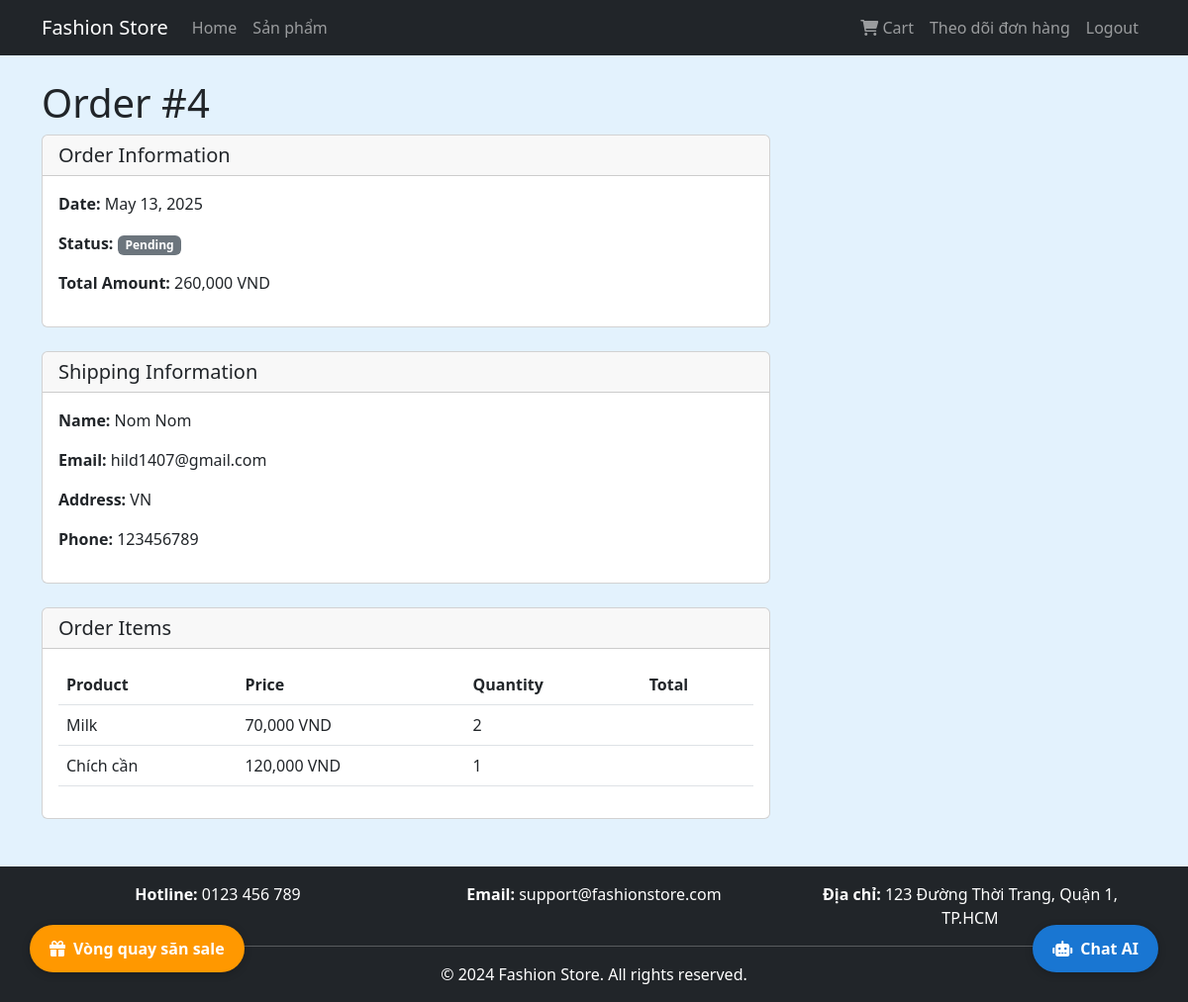
The page /order/4/ (signed in) on the database its author committed.
### store/models.py (models this page shows, shortened)
class Category(models.Model):
    name = models.CharField(max_length=100)
    slug = models.SlugField(unique=True)
    class Meta:
        verbose_name_plural = 'Categories'

class Order(models.Model):
    STATUS_CHOICES = (
        ('pending', 'Pending'),
        ('processing', 'Processing'),
        ('shipped', 'Shipped'),
        ('delivered', 'Delivered'),
    )
    user = models.ForeignKey(User, on_delete=models.CASCADE)
    full_name = models.CharField(max_length=100)
    email = models.EmailField()
    address = models.CharField(max_length=250)
    phone = models.CharField(max_length=20)
    created = models.DateTimeField(auto_now_add=True)
    updated = models.DateTimeField(auto_now=True)
    status = models.CharField(max_length=20, choices=STATUS_CHOICES, default='pending')
    total_amount = models.DecimalField(max_digits=10, decimal_places=2)
    class Meta:
        ordering = ('-created',)

class OrderItem(models.Model):
    order = models.ForeignKey(Order, on_delete=models.CASCADE, related_name='items')
    product = models.ForeignKey(Product, on_delete=models.CASCADE)
    price = models.DecimalField(max_digits=10, decimal_places=2)
    quantity = models.PositiveIntegerField(default=1)

class Product(models.Model):
    category = models.ForeignKey(Category, on_delete=models.CASCADE, related_name='products')
    name = models.CharField(max_length=200)
    slug = models.SlugField(unique=True)
    description = models.TextField()
    price = models.DecimalField(max_digits=10, decimal_places=2)
    discount_price = models.DecimalField(max_digits=10, decimal_places=2, null=True, blank=True)
    image = models.ImageField(upload_to='products/')
    stock = models.IntegerField()
    available = models.BooleanField(default=True)
    created = models.DateTimeField(auto_now_add=True)
    updated = models.DateTimeField(auto_now=True)
    class Meta:
        ordering = ('-created',)

### store/views.py (the view)
# urls.py: path('order/<int:order_id>/', views.order_detail, name='order_detail'),
@login_required
def order_detail(request, order_id):
    order = get_object_or_404(Order, id=order_id, user=request.user)
    context = {'order': order}
    context.update(get_discount_context(request))
    return render(request, 'store/order/detail.html', context)

### store/context_processors.py (called while the page is built)
def categories(request):
    return {'categories': Category.objects.all()}

def discount_info(request):
    discount_code = request.session.get('discount_code')
    valid_codes = {
        'SALE10': 10,
        'SALE20': 20,
        'SALE30': 30,
        'SALE50': 50,
    }
    discount_percent = valid_codes.get(discount_code, 0) if discount_code else 0
    return {'discount_code': discount_code, 'discount_percent': discount_percent}

### store/templatetags/store_extras.py (called while the page is built)
@register.filter
def currency(value):
    try:
        return f"{int(value):,} VND".replace(",", ",")
    except (ValueError, TypeError):
        return value

### store/views.py (called while the page is built)
def get_discount_context(request):
    discount_code = request.session.get('discount_code')
    valid_codes = {
        'SALE10': 10,
        'SALE20': 20,
        'SALE30': 30,
        'SALE50': 50,
    }
    discount_percent = valid_codes.get(discount_code, 0) if discount_code else 0
    return {'discount_code': discount_code, 'discount_percent': discount_percent}

### store/templates/store/order/detail.html (shortened to what this page needs)
{% extends "store/base.html" %}
{% load store_extras %}
{% block content %}
    <div class="row">
        <div class="col-md-8">
            <h1>Order #{{ order.id }}</h1>
            <div class="card mb-4">
                <div class="card-header">
                    <h5 class="mb-0">Order Information</h5>
                </div>
                <div class="card-body">
                    <p><strong>Date:</strong> {{ order.created|date:"F j, Y" }}</p>
                    <p><strong>Status:</strong>
                        <span class="badge {% if order.status == 'delivered' %}bg-success{% elif order.status == 'shipped' %}bg-info{% elif order.status == 'processing' %}bg-warning{% else %}bg-secondary{% endif %}">
                            {{ order.get_status_display }}
                        </span>
                    </p>
                    <p><strong>Total Amount:</strong> {{ order.total_amount|currency }}</p>
                </div>
            </div>
            <div class="card mb-4">
                <div class="card-header">
                    <h5 class="mb-0">Shipping Information</h5>
                </div>
                <div class="card-body">
                    <p><strong>Name:</strong> {{ order.full_name }}</p>
                    <p><strong>Email:</strong> {{ order.email }}</p>
                    <p><strong>Address:</strong> {{ order.address }}</p>
                    <p><strong>Phone:</strong> {{ order.phone }}</p>
                </div>
            </div>
            <div class="card">
                <div class="card-header">
                    <h5 class="mb-0">Order Items</h5>
                </div>
                <div class="card-body">
                    <div class="table-responsive">
                        <table class="table">
                            <thead>
                                <tr>
                                    <th>Product</th>
                                    <th>Price</th>
                                    <th>Quantity</th>
                                    <th>Total</th>
                                </tr>
                            </thead>
                            <tbody>
                                {% for item in order.items.all %}
                                <tr>
                                    <td>{{ item.product.name }}</td>
                                    <td>{{ item.price|currency }}</td>
                                    <td>{{ item.quantity }}</td>
                                    <td>{{ item.get_cost|currency }}</td>
                                </tr>
                                {% endfor %}
                            </tbody>
                        </table>
                    </div>
                </div>
            </div>
        </div>
    </div>
{% endblock %}

### store/templates/store/base.html (shortened to what this page needs)
<!DOCTYPE html>
<html lang="en">
<head>
    <link href="https://cdn.jsdelivr.net/npm/bootstrap@5.3.0/dist/css/bootstrap.min.css" rel="stylesheet">
    <link rel="stylesheet" href="https://cdnjs.cloudflare.com/ajax/libs/font-awesome/6.0.0/css/all.min.css">
</head>
<body class="{% block body_class %}{% endblock %}">
    <nav class="navbar navbar-expand-lg navbar-dark bg-dark">
        <div class="container">
            <a class="navbar-brand" href="{% url 'store:product_list' %}">Fashion Store</a>
            <div class="collapse navbar-collapse" id="navbarNav">
                <ul class="navbar-nav me-auto">
                    <li class="nav-item">
                        <a class="nav-link" href="{% url 'store:product_list' %}">Home</a>
                    </li>
                    {% for c in categories %}
                    <li class="nav-item">
                        <a class="nav-link" href="{% url 'store:product_list_by_category' c.slug %}">{{ c.name }}</a>
                    </li>
                    {% endfor %}
                </ul>
                <ul class="navbar-nav">
                    {% if user.is_authenticated %}
                    <li class="nav-item">
                        <a class="nav-link" href="{% url 'store:cart_detail' %}">
                            <i class="fas fa-shopping-cart"></i> Cart
                        </a>
                    </li>
                    <li class="nav-item">
                        <a class="nav-link" href="{% url 'store:order_history' %}">Theo dõi đơn hàng</a>
                    </li>
                    <li class="nav-item">
                        <a class="nav-link" href="{% url 'accounts:logout' %}">Logout</a>
                    </li>
                    {% endif %}
                </ul>
            </div>
        </div>
    </nav>
    <div class="container mt-4">
        {% block content %}
        {% endblock %}
    </div>
    <footer class="bg-dark text-white mt-5 py-3">
        <div class="container text-center">
            <div class="row">
                <div class="col-md-4 mb-2 mb-md-0">
                    <strong>Hotline:</strong> 0123 456 789
                </div>
                <div class="col-md-4 mb-2 mb-md-0">
                    <strong>Email:</strong> support@fashionstore.com
                </div>
                <div class="col-md-4">
                    <strong>Địa chỉ:</strong> 123 Đường Thời Trang, Quận 1, TP.HCM
                </div>
            </div>
            <hr class="bg-secondary my-3">
            <p class="mb-0">&copy; 2024 Fashion Store. All rights reserved.</p>
        </div>
    </footer>
    <a href="{% url 'store:spin_wheel' %}" class="spin-sale-btn" title="Vòng quay săn sale">
        <i class="fas fa-gift"></i> Vòng quay săn sale
    </a>
    <div id="ai-chat-btn" class="ai-chat-btn">
        <i class="fas fa-robot"></i> Chat AI
    </div>
</body>
</html>

### store/templates/store/base.html (style rules this page uses)
body { background: #e3f2fd !important; }
.spin-sale-btn { position: fixed; left: 30px; bottom: 30px; z-index: 9999; background: #ff9800; color: #fff; padding: 12px 20px; border-radius: 30px; font-weight: bold; box-shadow: 0 2px 8px rgba(0,0,0,0.2); text-decoration: none; transition: background 0.2s; display: flex; align-items: center; gap: 8px; }
.ai-chat-btn { position: fixed; right: 30px; bottom: 30px; z-index: 9999; background: #1976d2; color: #fff; padding: 12px 20px; border-radius: 30px; font-weight: bold; box-shadow: 0 2px 8px rgba(0,0,0,0.2); text-decoration: none; transition: background 0.2s; display: flex; align-items: center; gap: 8px; cursor: pointer; }

### rows shown on the page
Category: name "Sản phẩm"
Order: id "4", created "May 13, 2025", status "Pending", total_amount "260,000 VND", full_name "Nom Nom", email "hild1407@gmail.com", address "VN", phone "123456789"
OrderItem: product.name "Milk", price "70,000 VND", quantity "2"
OrderItem: product.name "Chích cần", price "120,000 VND", quantity "1"
